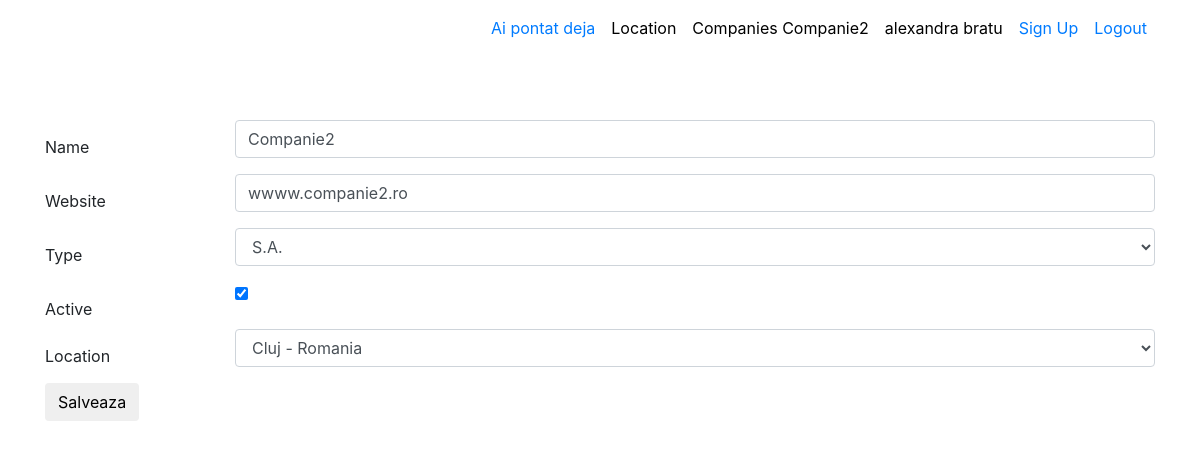
Page /companies/edit_companies/2/?idlocatie=2 (signed in) on the committed database.
### aplicatie2/models.py (models this page shows, shortened)
class Companies(models.Model):
    name = models.CharField(max_length=50)
    website = models.CharField(max_length=100)
    type = models.CharField(max_length=10, choices=companies_choices)
    active = models.BooleanField(default=True)
    location = models.ForeignKey(Location, on_delete=models.CASCADE)

### aplicatie2/views.py (the view, shortened to what this page needs)
# urls.py: path('edit_companies/<int:pk>/', views.UpdateCompaniesView.as_view(), name="modificare"),
class UpdateCompaniesView(LoginRequiredMixin, UpdateView):
    model = Companies
    form_class = CompaniesForm
    template_name = 'aplicatie1/location_form.html'
    def get_queryset(self):
        print(self.request.GET.get('idlocatie'))
        print(self.request.path)
        return Companies.objects.filter(id=self.kwargs['pk'])

### aplicatie2/forms.py
class CompaniesForm(forms.ModelForm):
    class Meta:
        model = Companies
        fields = ['name', 'website', 'type', 'active', 'location']
        widgets = {
            'name': TextInput(attrs={'placeholder': 'Name of company', 'class': 'form-control'}),
            'website': TextInput(attrs={'placeholder': 'Website', 'class': 'form-control'}),
            'type': Select(attrs={'class': 'form-control'}),
            'location': Select(attrs={'class': 'form-control'})
        }

### aplicatie1/models.py (called while the page is built)
    def __str__(self):
        return f"{self.city} - {self.country}"

### proiect/context_processors.py (called while the page is built)
def get_company_name(request):
    if request.user.is_authenticated:
        return {'customer_name': request.user.userextend.customer.name}
    else:
        return {}

def is_ready_to_word(request):
    if request.user.is_authenticated:
        if Pontaj.objects.filter(user_id=request.user.id,  end_date=None).exists() is True:
            return {'ready_to_work': False}
        return {'ready_to_work': True}
    return {}

### templates/aplicatie1/location_form.html (shortened to what this page needs)
{% extends 'base.html' %}
{% block content %}
    <br>
    <br>
    <form method="POST">
          <div class="box">
            <div class="field">
                {% for field in form %}
                    <div class="row">
                        <label class="col-md-2  text-left" style="padding-top: 15px;">{{ field.label }}</label>
                        <div class="col-md-10">
                            <div class="form-group">
                                {{ field }}
                            </div>
                        </div>
                    </div>
                {% endfor %}
            </div>
            <button class="btn btn-default btn-round">Salveaza</button>
    </form>
{% endblock %}

### templates/base.html (shortened to what this page needs)
<!DOCTYPE html>
<html lang="en">
<head>
    {% load static %}
    <link rel="stylesheet" href="https://maxcdn.bootstrapcdn.com/bootstrap/4.0.0/css/bootstrap.min.css"
>
    <link href="{% static 'css/style.css' %}" rel="stylesheet">
</head>
<body class="about-us">
<nav class="navbar navbar-expand-lg fixed-top navbar-transparent nav-down" color-on-scroll="200">
    <div class="container">
        <div class="collapse navbar-collapse">
            <ul class="navbar-nav ml-auto">
                {% if request.user.is_authenticated %}
                {% if ready_to_work %}
                <li class="nav-item">
                    <a class="nav-link" href="{% url 'userprofile:pontaj' %}">
                        Pontaj Nou
                    </a>
                </li>
                {% else %}
                <li class="nav-item">
                    <a class="nav-link" href="{% url 'userprofile:stop' request.user.id %}">
                        Ai pontat deja
                    </a>
                </li>
                {% endif %}
                {% endif %}
                <li class="nav-item">
                    <a href="{% url 'aplicatie1:home' %}" class="nav-link" style="color:black">
                        Location
                    </a>
                </li>
                <li class="nav-item">
                    <a href="{% url 'aplicatie2:home' %}" class="nav-link" style="color:black">
                        Companies {{ customer_name }}
                    </a>
                </li>
                {% if request.user.is_authenticated %}
                    <li class="nav-item">
                        <a href="{% url 'userprofile:update_profile' request.user.id %}" class="nav-link"
                           style="color: black">{{ request.user.first_name }} {{ request.user.last_name }}</a>
                    </li>
                {% endif %}
                <li class="nav-item">
                    <a href="{% url 'userprofile:new_account' %}" class="nav-link">
                        Sign Up
                    </a>
                </li>
                {% if request.user.is_authenticated == True %}
                    <li class="nav-item">
                        <a href="{% url 'logout' %}" class="nav-link">
                            Logout
                        </a>
                    </li>
                {% endif %}
            </ul>
        </div>
    </div>
</nav>
<div class="page-header page-header-small">
    <div class="content-center">
        <div class="container">
        <br>
        <br>
        <br>
            {% block content %}
            {% endblock %}
        </div>
    </div>
</div>
</body>
</html>

### rows in the picture
Companies: name "Companie2", form "Companie2" "wwww.companie2.ro" "S.A." "☑" "Cluj - Romania"

### other values in the picture
{{ request.user.first_name }} "alexandra"
{{ request.user.last_name }} "bratu"
{{ field.label }} "Name" "Website" "Type" "Active" "Location"
